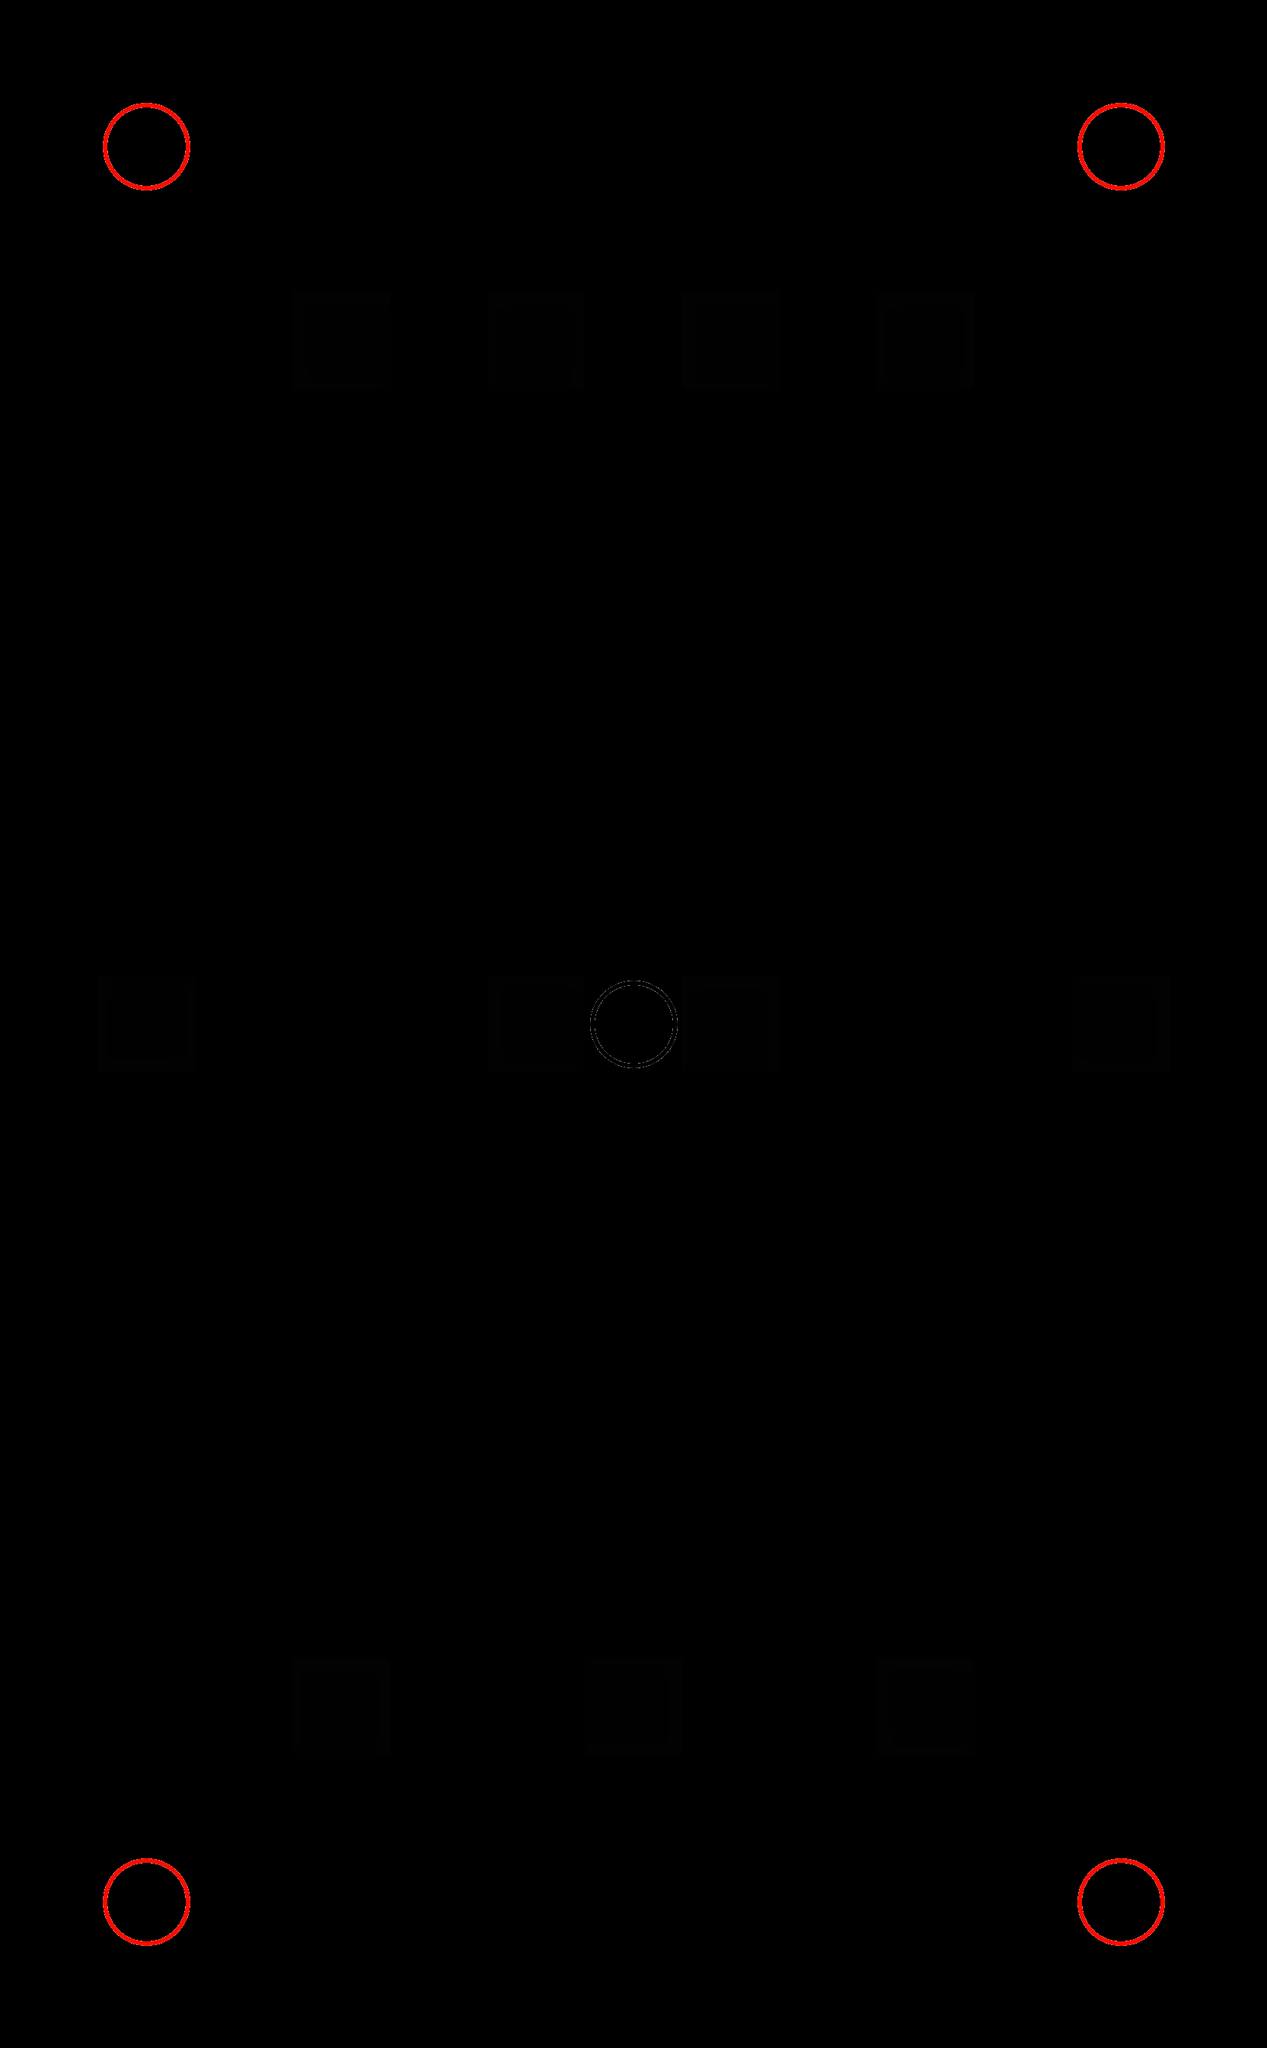

Rendered tile map (Tiled .tmx) drawn with the repository's tilesets; below, a short description and the map source with its tile grids summarised:
An orthogonal 13x21 tile map with 128x128 px tiles, 2 tile layers (settingslayer, tilelayer) and 16 objects.

<map version="1.0" tiledversion="1.0.2" orientation="orthogonal" renderorder="right-down" width="13" height="21" tilewidth="128" tileheight="128" nextobjectid="18">
 <tileset firstgid="1" source="untitled.tsx" />
 <layer name="settingslayer" width="13" height="21">
  <properties>
   <property name="ambientlight" type="float" value="0.95" />
   <property name="pelletpause" type="float" value="1.5" />
   <property name="scale" type="float" value="2" />
  </properties>
  <data>[273 cells, 0 non-empty, 0 distinct tile ids]</data>
 </layer>
 <layer name="tilelayer" width="13" height="21">
  <data>[273 cells, 16 non-empty, 3 distinct tile ids]</data>
 </layer>
 <objectgroup name="pelletstarts">
  <object id="1" x="128" y="128" width="128" height="128">
   <properties>
    <property name="firedirections" value="d" />
    <property name="initialdelay" type="float" value="0" />
    <property name="pelletpause" type="float" value="6" />
   </properties>
  </object>
  <object id="2" x="1408" y="128" width="128" height="128">
   <properties>
    <property name="firedirections" value="d" />
    <property name="initialdelay" type="float" value="3" />
    <property name="pelletpause" type="float" value="6" />
   </properties>
  </object>
  <object id="3" x="1408" y="2432" width="128" height="128">
   <properties>
    <property name="firedirections" value="u" />
    <property name="initialdelay" type="float" value="1.5" />
    <property name="pelletpause" type="float" value="6" />
   </properties>
  </object>
  <object id="4" x="128" y="2432" width="128" height="128">
   <properties>
    <property name="firedirections" value="u" />
    <property name="initialdelay" type="float" value="4.5" />
    <property name="pelletpause" type="float" value="6" />
   </properties>
  </object>
 </objectgroup>
 <objectgroup name="mirrors">
  <object id="5" x="384" y="384" width="128" height="128" />
  <object id="6" x="640" y="384" width="128" height="128" />
  <object id="7" x="896" y="384" width="128" height="128" />
  <object id="8" x="1152" y="384" width="128" height="128" />
  <object id="9" x="128" y="1280" width="128" height="128" />
  <object id="10" x="640" y="1280" width="128" height="128" />
  <object id="11" x="896" y="1280" width="128" height="128" />
  <object id="12" x="1408" y="1280" width="128" height="128" />
  <object id="13" x="1152" y="2176" width="128" height="128" />
  <object id="14" x="768" y="2176" width="128" height="128" />
  <object id="15" x="384" y="2176" width="128" height="128" />
 </objectgroup>
 <objectgroup name="pelletends">
  <object id="16" x="768" y="1280" width="128" height="128" />
 </objectgroup>
</map>
